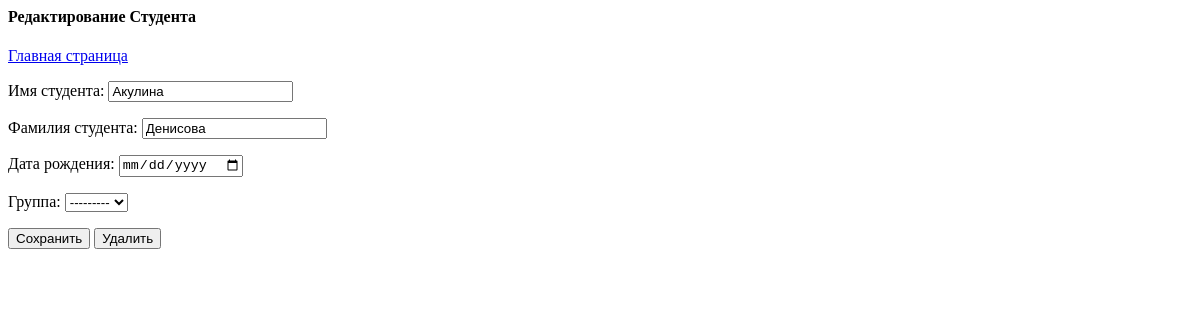
Before: /student/298/ with the older database file.
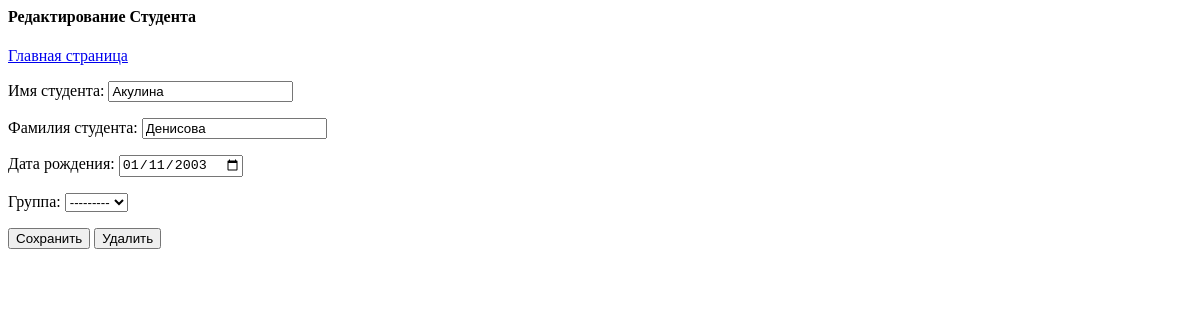
After: the same page with the newer database file.
### st_app/models.py (models this page shows, shortened)
class Student(models.Model):
    first_name = models.CharField(max_length=20, blank=False)
    last_name = models.CharField(max_length=20, blank=False)
    birth_date = models.CharField(max_length=15, blank=False)
    group = models.ForeignKey(
        "Group", on_delete=models.CASCADE, related_name="students", null=True
    )

### st_app/views.py (the view)
# urls.py: path("student/<int:pk>/", student_edit, name="student_edit"),
def student_edit(request, pk):
    student = Student.objects.get(pk=pk)
    if request.method == "GET":
        form = StudentForm(instance=student)
        return render(request, "student_edit.html", {"form": form})
    form = StudentForm(request.POST, instance=student)
    if form.is_valid():
        form.save()
        return redirect("students")
    return render(request, "student_edit.html", {"form": form})

### st_app/forms.py (shortened to what this page needs)
class StudentForm(ModelForm):
    class Meta:
        model = Student
        fields = ["first_name", "last_name", "birth_date", "group"]
        labels = {
            "first_name": "Имя студента",
            "last_name": "Фамилия студента",
            "birth_date": "Дата рождения",
            "group": "Группа",
        }
        widgets = {
            "first_name": forms.TextInput(attrs={"class": "form-control"}),
            "last_name": forms.TextInput(attrs={"class": "form-control"}),
            "birth_date": forms.DateInput(
                attrs={"class": "form-control", "type": "date"}
            ),
            "group": forms.Select(attrs={"class": "form-control"}),
        }

### st_app/models.py (called while the page is built)
    def __str__(self):
        return self.name

### templates/student_edit.html (shortened to what this page needs)
<h4>Редактирование Студента</h4>
<a href="{% url 'home' %}">Главная страница</a>
<form action="" method="post">
    {{ form.as_p }}
    <input type="submit" value="Сохранить">
    {% if form.instance.pk %}
        <button type="button" onclick="window.location.href='{% url 'student_delete' pk=form.instance.pk %}'">Удалить</button>
    {% endif %}
</form>

Changed rows visible on the page:
changed Student "Акулина": birth_date (not shown) → "01/11/2003"
